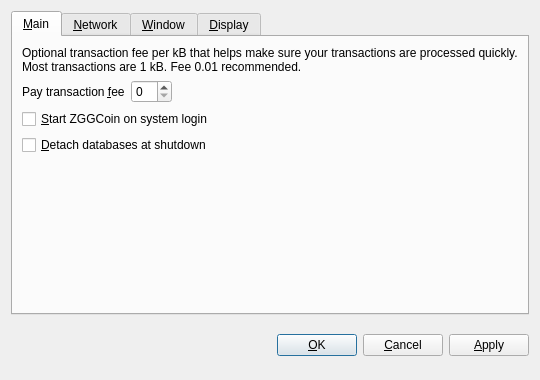
<?xml version="1.0" encoding="UTF-8"?>
<ui version="4.0">
 <class>OptionsDialog</class>
 <widget class="QDialog" name="OptionsDialog">
  <property name="geometry">
   <rect>
    <x>0</x>
    <y>0</y>
    <width>540</width>
    <height>380</height>
   </rect>
  </property>
  <property name="windowTitle">
   <string>Options</string>
  </property>
  <property name="modal">
   <bool>true</bool>
  </property>
  <layout class="QVBoxLayout" name="verticalLayout">
   <item>
    <widget class="QTabWidget" name="tabWidget">
     <property name="tabPosition">
      <enum>QTabWidget::North</enum>
     </property>
     <property name="currentIndex">
      <number>0</number>
     </property>
     <widget class="QWidget" name="tabMain">
      <attribute name="title">
       <string>&amp;Main</string>
      </attribute>
      <layout class="QVBoxLayout" name="verticalLayout_Main">
       <item>
        <widget class="QLabel" name="transactionFeeInfoLabel">
         <property name="text">
          <string>Optional transaction fee per kB that helps make sure your transactions are processed quickly. Most transactions are 1 kB. Fee 0.01 recommended.</string>
         </property>
         <property name="textFormat">
          <enum>Qt::PlainText</enum>
         </property>
         <property name="wordWrap">
          <bool>true</bool>
         </property>
        </widget>
       </item>
       <item>
        <layout class="QHBoxLayout" name="horizontalLayout_Main">
         <item>
          <widget class="QLabel" name="transactionFeeLabel">
           <property name="text">
            <string>Pay transaction &amp;fee</string>
           </property>
           <property name="textFormat">
            <enum>Qt::PlainText</enum>
           </property>
           <property name="buddy">
            <cstring>transactionFee</cstring>
           </property>
          </widget>
         </item>
         <item>
          <widget class="BitcoinAmountField" name="transactionFee"/>
         </item>
         <item>
          <spacer name="horizontalSpacer_Main">
           <property name="orientation">
            <enum>Qt::Horizontal</enum>
           </property>
           <property name="sizeHint" stdset="0">
            <size>
             <width>40</width>
             <height>20</height>
            </size>
           </property>
          </spacer>
         </item>
        </layout>
       </item>
       <item>
        <widget class="QCheckBox" name="bitcoinAtStartup">
         <property name="toolTip">
          <string>Automatically start ZGGCoin after logging in to the system.</string>
         </property>
         <property name="text">
          <string>&amp;Start ZGGCoin on system login</string>
         </property>
        </widget>
       </item>
       <item>
        <widget class="QCheckBox" name="detachDatabases">
         <property name="toolTip">
          <string>Detach block and address databases at shutdown. This means they can be moved to another data directory, but it slows down shutdown. The wallet is always detached.</string>
         </property>
         <property name="text">
          <string>&amp;Detach databases at shutdown</string>
         </property>
        </widget>
       </item>
       <item>
        <spacer name="verticalSpacer_Main">
         <property name="orientation">
          <enum>Qt::Vertical</enum>
         </property>
         <property name="sizeHint" stdset="0">
          <size>
           <width>20</width>
           <height>40</height>
          </size>
         </property>
        </spacer>
       </item>
      </layout>
     </widget>
     <widget class="QWidget" name="tabNetwork">
      <attribute name="title">
       <string>&amp;Network</string>
      </attribute>
      <layout class="QVBoxLayout" name="verticalLayout_Network">
       <item>
        <widget class="QCheckBox" name="mapPortUpnp">
         <property name="toolTip">
          <string>Automatically open the ZGGCoin client port on the router. This only works when your router supports UPnP and it is enabled.</string>
         </property>
         <property name="text">
          <string>Map port using &amp;UPnP</string>
         </property>
        </widget>
       </item>
       <item>
        <widget class="QCheckBox" name="connectSocks">
         <property name="toolTip">
          <string>Connect to the ZGGCoin network through a SOCKS proxy (e.g. when connecting through Tor).</string>
         </property>
         <property name="text">
          <string>&amp;Connect through SOCKS proxy:</string>
         </property>
        </widget>
       </item>
       <item>
        <layout class="QHBoxLayout" name="horizontalLayout_Network">
         <item>
          <widget class="QLabel" name="proxyIpLabel">
           <property name="text">
            <string>Proxy &amp;IP:</string>
           </property>
           <property name="textFormat">
            <enum>Qt::PlainText</enum>
           </property>
           <property name="buddy">
            <cstring>proxyIp</cstring>
           </property>
          </widget>
         </item>
         <item>
          <widget class="QValidatedLineEdit" name="proxyIp">
           <property name="maximumSize">
            <size>
             <width>140</width>
             <height>16777215</height>
            </size>
           </property>
           <property name="toolTip">
            <string>IP address of the proxy (e.g. 127.0.0.1)</string>
           </property>
          </widget>
         </item>
         <item>
          <widget class="QLabel" name="proxyPortLabel">
           <property name="text">
            <string>&amp;Port:</string>
           </property>
           <property name="textFormat">
            <enum>Qt::PlainText</enum>
           </property>
           <property name="buddy">
            <cstring>proxyPort</cstring>
           </property>
          </widget>
         </item>
         <item>
          <widget class="QLineEdit" name="proxyPort">
           <property name="maximumSize">
            <size>
             <width>55</width>
             <height>16777215</height>
            </size>
           </property>
           <property name="toolTip">
            <string>Port of the proxy (e.g. 9050)</string>
           </property>
          </widget>
         </item>
         <item>
          <widget class="QLabel" name="socksVersionLabel">
           <property name="text">
            <string>SOCKS &amp;Version:</string>
           </property>
           <property name="textFormat">
            <enum>Qt::PlainText</enum>
           </property>
           <property name="buddy">
            <cstring>socksVersion</cstring>
           </property>
          </widget>
         </item>
         <item>
          <widget class="QValueComboBox" name="socksVersion">
           <property name="toolTip">
            <string>SOCKS version of the proxy (e.g. 5)</string>
           </property>
          </widget>
         </item>
         <item>
          <spacer name="horizontalSpacer_Network">
           <property name="orientation">
            <enum>Qt::Horizontal</enum>
           </property>
           <property name="sizeHint" stdset="0">
            <size>
             <width>40</width>
             <height>20</height>
            </size>
           </property>
          </spacer>
         </item>
        </layout>
       </item>
       <item>
        <spacer name="verticalSpacer_Network">
         <property name="orientation">
          <enum>Qt::Vertical</enum>
         </property>
         <property name="sizeHint" stdset="0">
          <size>
           <width>20</width>
           <height>40</height>
          </size>
         </property>
        </spacer>
       </item>
      </layout>
     </widget>
     <widget class="QWidget" name="tabWindow">
      <attribute name="title">
       <string>&amp;Window</string>
      </attribute>
      <layout class="QVBoxLayout" name="verticalLayout_Window">
       <item>
        <widget class="QCheckBox" name="minimizeToTray">
         <property name="toolTip">
          <string>Show only a tray icon after minimizing the window.</string>
         </property>
         <property name="text">
          <string>&amp;Minimize to the tray instead of the taskbar</string>
         </property>
        </widget>
       </item>
       <item>
        <widget class="QCheckBox" name="minimizeOnClose">
         <property name="toolTip">
          <string>Minimize instead of exit the application when the window is closed. When this option is enabled, the application will be closed only after selecting Quit in the menu.</string>
         </property>
         <property name="text">
          <string>M&amp;inimize on close</string>
         </property>
        </widget>
       </item>
       <item>
        <spacer name="verticalSpacer_Window">
         <property name="orientation">
          <enum>Qt::Vertical</enum>
         </property>
         <property name="sizeHint" stdset="0">
          <size>
           <width>20</width>
           <height>40</height>
          </size>
         </property>
        </spacer>
       </item>
      </layout>
     </widget>
     <widget class="QWidget" name="tabDisplay">
      <attribute name="title">
       <string>&amp;Display</string>
      </attribute>
      <layout class="QVBoxLayout" name="verticalLayout_Display">
       <item>
        <layout class="QHBoxLayout" name="horizontalLayout_1_Display">
         <item>
          <widget class="QLabel" name="langLabel">
           <property name="text">
            <string>User Interface &amp;language:</string>
           </property>
           <property name="textFormat">
            <enum>Qt::PlainText</enum>
           </property>
           <property name="buddy">
            <cstring>lang</cstring>
           </property>
          </widget>
         </item>
         <item>
          <widget class="QValueComboBox" name="lang">
           <property name="toolTip">
            <string>The user interface language can be set here. This setting will take effect after restarting ZGGCoin.</string>
           </property>
          </widget>
         </item>
        </layout>
       </item>
       <item>
        <layout class="QHBoxLayout" name="horizontalLayout_2_Display">
         <item>
          <widget class="QLabel" name="unitLabel">
           <property name="text">
            <string>&amp;Unit to show amounts in:</string>
           </property>
           <property name="textFormat">
            <enum>Qt::PlainText</enum>
           </property>
           <property name="buddy">
            <cstring>unit</cstring>
           </property>
          </widget>
         </item>
         <item>
          <widget class="QValueComboBox" name="unit">
           <property name="toolTip">
            <string>Choose the default subdivision unit to show in the interface and when sending coins.</string>
           </property>
          </widget>
         </item>
        </layout>
       </item>
       <item>
        <widget class="QCheckBox" name="displayAddresses">
         <property name="toolTip">
          <string>Whether to show ZGGCoin addresses in the transaction list or not.</string>
         </property>
         <property name="text">
          <string>&amp;Display addresses in transaction list</string>
         </property>
        </widget>
       </item>
       <item>
        <spacer name="verticalSpacer_Display">
         <property name="orientation">
          <enum>Qt::Vertical</enum>
         </property>
         <property name="sizeHint" stdset="0">
          <size>
           <width>20</width>
           <height>40</height>
          </size>
         </property>
        </spacer>
       </item>
      </layout>
     </widget>
    </widget>
   </item>
   <item>
    <layout class="QHBoxLayout" name="horizontalLayout_Buttons">
     <item>
      <spacer name="horizontalSpacer_1">
       <property name="orientation">
        <enum>Qt::Horizontal</enum>
       </property>
       <property name="sizeHint" stdset="0">
        <size>
         <width>40</width>
         <height>48</height>
        </size>
       </property>
      </spacer>
     </item>
     <item>
      <widget class="QLabel" name="statusLabel">
       <property name="font">
        <font>
         <weight>75</weight>
         <bold>true</bold>
        </font>
       </property>
       <property name="text">
        <string/>
       </property>
       <property name="textFormat">
        <enum>Qt::PlainText</enum>
       </property>
       <property name="wordWrap">
        <bool>true</bool>
       </property>
      </widget>
     </item>
     <item>
      <spacer name="horizontalSpacer_2">
       <property name="orientation">
        <enum>Qt::Horizontal</enum>
       </property>
       <property name="sizeHint" stdset="0">
        <size>
         <width>40</width>
         <height>48</height>
        </size>
       </property>
      </spacer>
     </item>
     <item>
      <widget class="QPushButton" name="okButton">
       <property name="text">
        <string>&amp;OK</string>
       </property>
      </widget>
     </item>
     <item>
      <widget class="QPushButton" name="cancelButton">
       <property name="text">
        <string>&amp;Cancel</string>
       </property>
       <property name="autoDefault">
        <bool>false</bool>
       </property>
      </widget>
     </item>
     <item>
      <widget class="QPushButton" name="applyButton">
       <property name="text">
        <string>&amp;Apply</string>
       </property>
       <property name="autoDefault">
        <bool>false</bool>
       </property>
      </widget>
     </item>
    </layout>
   </item>
  </layout>
 </widget>
 <customwidgets>
  <customwidget>
   <class>BitcoinAmountField</class>
   <extends>QSpinBox</extends>
   <header>bitcoinamountfield.h</header>
  </customwidget>
  <customwidget>
   <class>QValueComboBox</class>
   <extends>QComboBox</extends>
   <header>qvaluecombobox.h</header>
  </customwidget>
  <customwidget>
   <class>QValidatedLineEdit</class>
   <extends>QLineEdit</extends>
   <header>qvalidatedlineedit.h</header>
  </customwidget>
 </customwidgets>
 <resources/>
 <connections/>
</ui>
